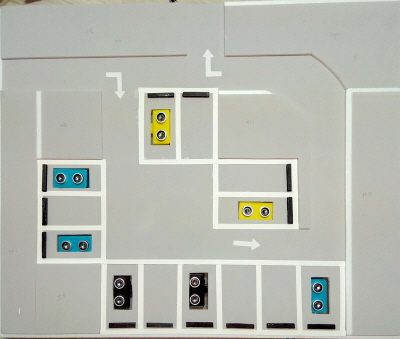
#> input picture sample.jpg, 400 x 339 px
$ python -i find_parkinglot.py   (imports and definitions only)
#> lines starting #> are read from the running program, lines starting #| are printed output that depends on the picture; after the words box and inside, x2 and y2 are one past the last pixel; in counts of white or black regions, pixels touching at a corner belong together
#> further down, picture is the input picture: shape (339, 400, 3); mean B, G, R 177.5, 186.1, 183.7
import numpy as np
import cv2 as cv
from glob import glob

def angle_cos(p0, p1, p2):
    d1, d2 = (p0-p1).astype('float'), (p2-p1).astype('float')
    return abs( np.dot(d1, d2) / np.sqrt( np.dot(d1, d1)*np.dot(d2, d2) ) )

def hsv_mask(img):
    hsv = cv.cvtColor(img, cv.COLOR_BGR2HSV)

    sensitivity = 45
    lower_white = np.array([0, 0, 255-sensitivity])
    upper_white = np.array([255, sensitivity, 255])

    mask = cv.inRange(hsv, lower_white, upper_white)

    res = cv.bitwise_and(img, img, mask=mask)

    return res

def find_squares(img):
    img = cv.GaussianBlur(img, (5, 5), 0)
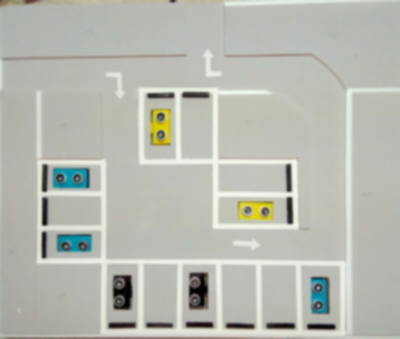
#> img: shape (339, 400, 3); mean of channels 0, 1, 2 177.6, 186.2, 183.8; drawn as B, G, R
    squares = []
    for gray in cv.split(img):
        for thrs in range(0, 255, 26):
            if thrs == 0:
                bin = cv.Canny(gray, 0, 50, apertureSize=5)
                bin = cv.dilate(bin, None)
            else:
                _, bin = cv.threshold(gray, thrs, 255, cv.THRESH_BINARY)
            contours, _ = cv.findContours(bin, cv.RETR_LIST, cv.CHAIN_APPROX_SIMPLE)

            for cnt in contours:
                cnt_len = cv.arcLength(cnt, True)
                cnt = cv.approxPolyDP(cnt, 0.02*cnt_len, True)

                if len(cnt) == 4 and cv.contourArea(cnt) > 1000 and cv.isContourConvex(cnt):
                    cnt = cnt.reshape(-1, 2)
                    max_cos = np.max([angle_cos( cnt[i], cnt[(i+1) % 4], cnt[(i+2) % 4] ) for i in range(4)])
                    if max_cos < 0.1:
                        squares.append(cnt)
#> this loop made 3 passes
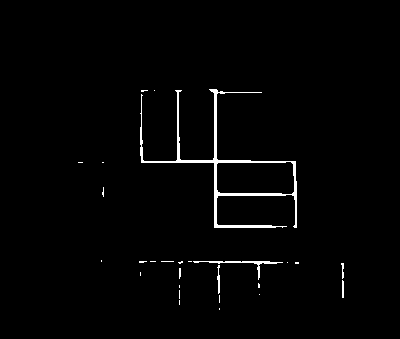
#> bin: shape (339, 400); 1.6% white; 27 white regions (21 under 20 px), largest, box (x1, y1, x2, y2) and area: (140, 89, 297, 228) 1722, (193, 261, 283, 280) 209, (217, 265, 220, 294) 55, (342, 280, 344, 298) 35, (341, 263, 344, 279) 30, (179, 268, 181, 279) 20
#> after the loop, cnt = contour of 19 points, box (x1, y1, x2, y2) (141, 89, 297, 228), area 4113; max_cos = 0.0473; squares = 71 items
    return squares

def createblankimage(img):
    width = np.size(img, 0)
    height = np.size(img, 1)

    blankimage = np.zeros((width, height, 3), np.uint8)
    return blankimage

# [19 lines not run here, left out]

>>> import cv2
>>> picture = cv2.imread('sample.jpg')
>>> result = find_squares(picture)
#> result = 71 items
